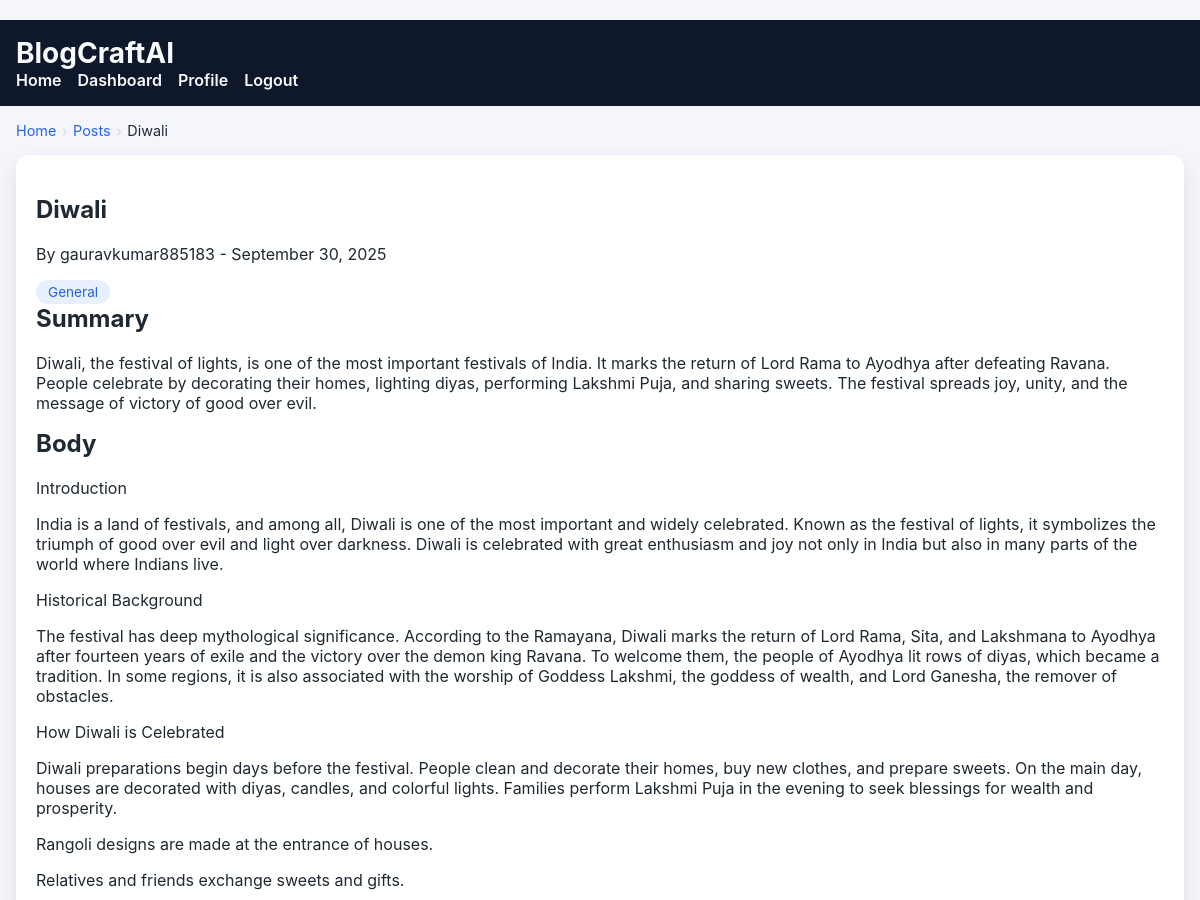
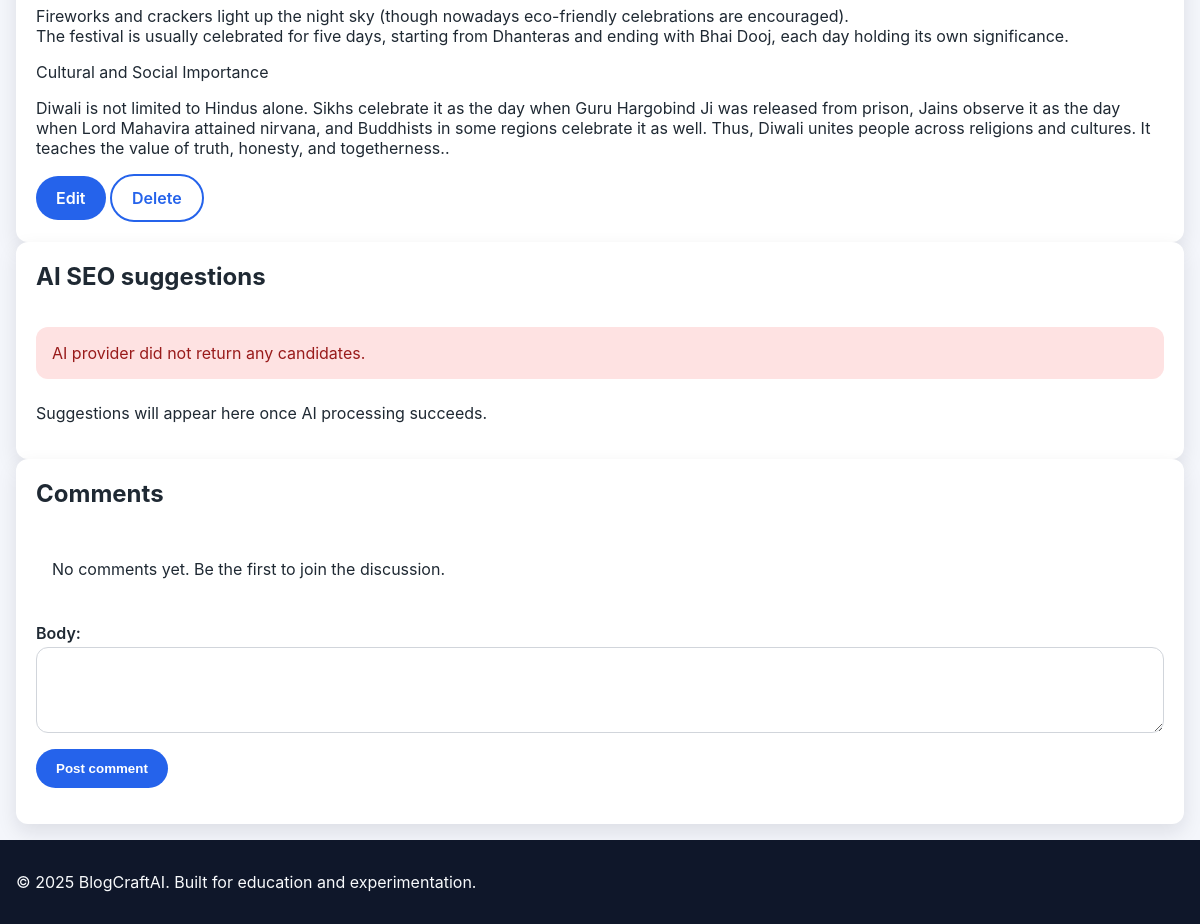
The page /posts/diwali/ (signed in) on the database its author committed (2 pictures, top to bottom).
### blog/models.py (models this page shows, shortened)
class TimeStampedModel(models.Model):
    created_at = models.DateTimeField(auto_now_add=True)
    updated_at = models.DateTimeField(auto_now=True)
    class Meta:
        abstract = True

class Post(TimeStampedModel):
    DRAFT = "draft"
    PUBLISHED = "published"
    ARCHIVED = "archived"
    STATUS_CHOICES = [
        (DRAFT, "Draft"),
        (PUBLISHED, "Published"),
        (ARCHIVED, "Archived"),
    ]
    author = models.ForeignKey(User, on_delete=models.CASCADE, related_name="posts")
    title = models.CharField(max_length=200)
    slug = models.SlugField(max_length=220, unique=True)
    summary = models.TextField()
    content = models.TextField()
    status = models.CharField(max_length=12, choices=STATUS_CHOICES, default=DRAFT)
    tags = models.ManyToManyField(Tag, blank=True, related_name="posts")
    published_at = models.DateTimeField(blank=True, null=True)
    class Meta:
        ordering = ["-published_at", "-created_at"]
        indexes = [
            models.Index(fields=["status", "published_at"]),
            models.Index(fields=["slug"]),
        ]
    def get_absolute_url(self) -> str:
        return reverse("blog:post-detail", args=[self.slug])

### accounts/models.py (models this page shows)
class User(AbstractUser):
    username = None  # remove username field
    email = models.EmailField("email address", unique=True)
    display_name = models.CharField(max_length=150, blank=True)
    bio = models.TextField(blank=True)
    avatar_url = models.URLField(blank=True, validators=[URLValidator()])
    USERNAME_FIELD = "email"
    REQUIRED_FIELDS: list[str] = []
    objects = UserManager()
    class Meta:
        ordering = ["email"]
    def __str__(self) -> str:  # pragma: no cover - simple representation
        return self.display_name or self.email
    @property
    def safe_display_name(self) -> str:
        return self.display_name or self.email.split("@")[0]

### blog/views.py (the view)
# urls.py: path("posts/<slug:slug>/", PostDetailView.as_view(), name="post-detail"),
class PostDetailView(DetailView):
    model = Post
    template_name = "blog/post_detail.html"
    context_object_name = "post"
    slug_field = "slug"
    def get_queryset(self):
        queryset = (
            Post.objects.select_related("author")
            .prefetch_related("tags", "comments__author")
            .filter(status__in=[Post.PUBLISHED, Post.DRAFT])
        )
        if not self.request.user.is_authenticated:
            queryset = queryset.filter(status=Post.PUBLISHED)
        return queryset
    def get_context_data(self, **kwargs):
        context = super().get_context_data(**kwargs)
        post: Post = context["post"]
        comment_form = kwargs.get("comment_form") or CommentForm()
        context["comment_form"] = comment_form
        context["comments"] = post.comments.filter(is_public=True).select_related("author")
        context["primary_tag"] = post.tags.first()
        ai_service = AiSuggestionService()
        try:
            context["seo_suggestions"] = ai_service.generate_seo_suggestions(
                title=post.title,
                summary=post.summary,
                content=post.content,
            )
        except AiSuggestionError as exc:
            context["seo_suggestions"] = []
            context["ai_error"] = str(exc)
        request = self.request
        summary_text = Truncator(strip_tags(post.summary)).chars(155)
        context["meta_title"] = f"{post.title} - {settings.SITE_NAME}"
        context["meta_description"] = summary_text
        context["open_graph_type"] = "article"
        context["meta_image"] = _default_social_image(request)
        context["canonical_url"] = request.build_absolute_uri(post.get_absolute_url())
        tags = list(post.tags.values_list("name", flat=True))
        keywords = ", ".join(tags) if tags else None
        published_at = post.published_at or post.created_at
        article_schema = {
            "@context": "https://schema.org",
            "@type": "BlogPosting",
            "headline": post.title,
            "description": summary_text,
            "author": {
                "@type": "Person",
                "name": getattr(post.author, "safe_display_name", str(post.author)),
            },
            "publisher": {
                "@type": "Organization",
                "name": settings.SITE_NAME,
                "url": settings.SITE_URL,
            },
            "mainEntityOfPage": context["canonical_url"],
            "image": context["meta_image"],
        }
        if published_at:
            article_schema["datePublished"] = published_at.isoformat()
        if post.updated_at:
            article_schema["dateModified"] = post.updated_at.isoformat()
        if keywords:
            article_schema["keywords"] = keywords
        breadcrumb_schema = {
            "@context": "https://schema.org",
            "@type": "BreadcrumbList",
            "itemListElement": [
                {"@type": "ListItem", "position": 1, "name": "Home", "item": settings.SITE_URL},
                {"@type": "ListItem", "position": 2, "name": "Blog", "item": f"{settings.SITE_URL}/"},
                {"@type": "ListItem", "position": 3, "name": post.title, "item": context["canonical_url"]},
            ],
        }
        context["structured_data"] = [json.dumps(article_schema), json.dumps(breadcrumb_schema)]
        return context
    def post(self, request: HttpRequest, *args, **kwargs) -> HttpResponse:
        self.object = self.get_object()
        if not request.user.is_authenticated:
            messages.error(request, "Please sign in to add a comment.")
            return redirect("accounts:login")
        form = CommentForm(request.POST)
        if form.is_valid():
            Comment.objects.create(
                post=self.object,
                author=request.user,
                body=form.cleaned_data["body"],
            )
            messages.success(request, "Comment posted successfully.")
            return redirect(self.object.get_absolute_url())
        context = self.get_context_data(comment_form=form)
        return self.render_to_response(context)

### blog/forms.py
class CommentForm(forms.ModelForm):
    class Meta:
        model = Comment
        fields = ("body",)
        widgets = {"body": forms.Textarea(attrs={"rows": 3, "aria-label": "Comment text"})}

### ai/services.py (called while the page is built, shortened)
    def _extract_candidate_text(self, payload: dict) -> str:
        candidates = payload.get("candidates")
        if not candidates:
            prompt_feedback = payload.get("promptFeedback") or {}
            block_reason = prompt_feedback.get("blockReason")
            if block_reason:
                raise AiSuggestionError(f"AI provider blocked the prompt: {block_reason}")
            raise AiSuggestionError("AI provider did not return any candidates.")

    def __del__(self):  # pragma: no cover - defensive cleanup
        try:
            self._client.close()
        except Exception:  # pragma: no cover
            logger.debug("Failed to close AI client", exc_info=True)

### blog/views.py (called while the page is built)
def _absolute_url(request: HttpRequest | None, value: str) -> str:
    if not value:
        return ""
    if value.startswith(("http://", "https://")):
        return value
    base = request.build_absolute_uri("/") if request else f"{settings.SITE_URL}/"
    return urljoin(base, value.lstrip("/"))

def _default_social_image(request: HttpRequest | None) -> str:
    candidate = (settings.SEO_DEFAULT_IMAGE or "").strip()
    if candidate:
        return _absolute_url(request, candidate)
    static_path = static("img/og-default.svg")
    return _absolute_url(request, static_path)

### blogcraftai/context_processors.py (called while the page is built)
def _absolute_static(request, path: str) -> str:
    relative = static(path)
    if request is None:
        return urljoin(settings.SITE_URL + "/", relative.lstrip("/"))
    return request.build_absolute_uri(relative)

### templates/blog/post_detail.html (shortened to what this page needs)
﻿{% extends "base.html" %}
{% load humanize %}
{% block content %}
<nav class="breadcrumb" aria-label="Breadcrumb">
    <ol>
        <li><a href="{% url 'blog:post-list' %}">Home</a></li>
        {% if primary_tag %}
            <li><a href="{% url 'blog:post-list' %}?tag={{ primary_tag.slug }}">{{ primary_tag.name }}</a></li>
        {% else %}
            <li><a href="{% url 'blog:post-list' %}">Posts</a></li>
        {% endif %}
        <li aria-current="page">{{ post.title }}</li>
    </ol>
</nav>
<article class="card">
    <header>
        <h1>{{ post.title }}</h1>
        <p class="meta">By {{ post.author.safe_display_name }} - {{ post.published_at|date:"F j, Y" }}</p>
        <ul class="tag-list">
            {% for tag in post.tags.all %}
                <li><span class="tag">{{ tag.name }}</span></li>
            {% empty %}
                <li><span class="tag">General</span></li>
            {% endfor %}
        </ul>
    </header>
    <section class="post-content">
        <h2>Summary</h2>
        <p>{{ post.summary }}</p>
        <h2>Body</h2>
        <div class="rich-text">{{ post.content|linebreaks }}</div>
    </section>
    {% if user == post.author or user.is_staff %}
        <div class="actions">
            <a class="button" href="{% url 'blog:post-update' slug=post.slug %}">Edit</a>
            <a class="button secondary" href="{% url 'blog:post-delete' slug=post.slug %}">Delete</a>
        </div>
    {% endif %}
</article>
<section class="card" aria-labelledby="seo-insights">
    <h2 id="seo-insights">AI SEO suggestions</h2>
    {% if ai_error %}
        <p class="message message-error">{{ ai_error }}</p>
    {% endif %}
    {% if seo_suggestions %}
        <ol>
            {% for suggestion in seo_suggestions %}
                <li>
                    <h3>{{ suggestion.heading }}</h3>
                    <p>{{ suggestion.description }}</p>
                    <p><strong>Keywords:</strong> {{ suggestion.keywords|join:", " }}</p>
                    {% if suggestion.risks %}
                        <p><strong>Risks:</strong> {{ suggestion.risks|join:", " }}</p>
                    {% endif %}
                </li>
            {% endfor %}
        </ol>
    {% else %}
        <p>Suggestions will appear here once AI processing succeeds.</p>
    {% endif %}
</section>
<section class="card" aria-labelledby="comments">
    <h2 id="comments">Comments</h2>
    <ul class="comment-list">
        {% for comment in comments %}
            <li>
                <header>
                    <strong>{{ comment.author.safe_display_name }}</strong>
                    <span class="meta">{{ comment.created_at|naturaltime }}</span>
                </header>
                <p>{{ comment.body|linebreaks }}</p>
            </li>
        {% empty %}
            <li>No comments yet. Be the first to join the discussion.</li>
        {% endfor %}
    </ul>
    {% if user.is_authenticated %}
        <form method="post">
            <div class="form-row">
                {{ comment_form.body.label_tag }}
                {{ comment_form.body }}
            </div>
            <button class="button" type="submit">Post comment</button>
        </form>
    {% else %}
        <p><a href="{% url 'accounts:login' %}">Sign in</a> to add a comment.</p>
    {% endif %}
</section>
{% endblock %}

### static/css/main.css (style rules this page uses)
:root { color-scheme: light dark; --bg-color: #ffffff; --text-color: #1f2933; --primary-color: #2563eb; --secondary-color: #f4f6fb; --border-color: #d1d5db; --radius: 0.75rem; font-family: 'Inter', system-ui, -apple-system, BlinkMacSystemFont, 'Segoe UI', sans-serif; }
body { margin: 0; background: var(--secondary-color); color: var(--text-color); }
.message { padding: 1rem; border-radius: var(--radius); margin-bottom: 0.5rem; }
.message-error { background: #fee2e2; color: #991b1b; }
.card { background: var(--bg-color); border-radius: var(--radius); padding: 1.25rem; box-shadow: 0 8px 20px rgba(15, 23, 42, 0.1); display: flex; flex-direction: column; justify-content: space-between; }
.card h2 { margin-top: 0; }
.tag-list { list-style: none; display: flex; flex-wrap: wrap; gap: 0.5rem; padding: 0; margin: 0.5rem 0 0; }
.tag { display: inline-block; padding: 0.25rem 0.75rem; background: rgba(37, 99, 235, 0.1); color: var(--primary-color); border-radius: 999px; font-size: 0.85rem; }
.button { display: inline-flex; align-items: center; justify-content: center; gap: 0.5rem; padding: 0.75rem 1.25rem; border-radius: 999px; background: var(--primary-color); color: #fff; border: none; cursor: pointer; font-weight: 600; text-decoration: none; }
.button.secondary { background: transparent; color: var(--primary-color); border: 2px solid var(--primary-color); }
form label { font-weight: 600; display: block; margin-bottom: 0.25rem; }
form input, form textarea, form select { width: 100%; padding: 0.75rem; border-radius: var(--radius); border: 1px solid var(--border-color); font: inherit; box-sizing: border-box; }
form .form-row { margin-bottom: 1rem; }
.comment-list { list-style: none; padding: 0; }
.comment-list li { background: var(--bg-color); border-radius: var(--radius); padding: 1rem; margin-bottom: 0.75rem; }
.breadcrumb { font-size: 0.9rem; margin-bottom: 1rem; }
.breadcrumb ol { list-style: none; display: flex; flex-wrap: wrap; gap: 0.35rem; padding: 0; margin: 0; }
.breadcrumb li { display: inline-flex; align-items: center; gap: 0.35rem; }
.breadcrumb li:not(:last-child)::after { content: '\203A'; color: var(--border-color); }
.breadcrumb a { text-decoration: none; color: var(--primary-color); }
.rich-text p { margin-bottom: 1rem; }

### rows shown on the page
Post: title "Diwali", author.safe_display_name "gauravkumar885183", published_at "September 30, 2025", summary "Diwali, the festival of lights, is one of the most important festivals of India. It marks the return of Lord Rama to Ayodhya after defeating Ravana. People celebrate by decorating their homes, lighting diyas, performing Lakshmi Puja, and sharing sweets. The festival spreads joy, unity, and the message of victory of good over evil.", content "Introduction India is a land of festivals, and among all, Diwali is one of the most important and widely celebrated. Known as the festival of lights, it symbolizes the triumph of good over evil and light over darkness. Diwali is celebrated with great enthusiasm and joy not only in India but also in many parts of the world where Indians live. Historical Background The festival has deep mythological significance. According to the Ramayana, Diwali marks the return of Lord Rama, Sita, and Lakshmana to Ayodhya after fourteen years of exile and the victory over the demon king Ravana. To welcome them, the people of Ayodhya lit rows of diyas, which became a tradition. In some regions, it is also…"

### other values the page prints
{{ ai_error }} "AI provider did not return any candidates."
{{ comment_form.body.label_tag }} "Body:"
{{ site_meta.site_name }} "BlogCraftAI"
